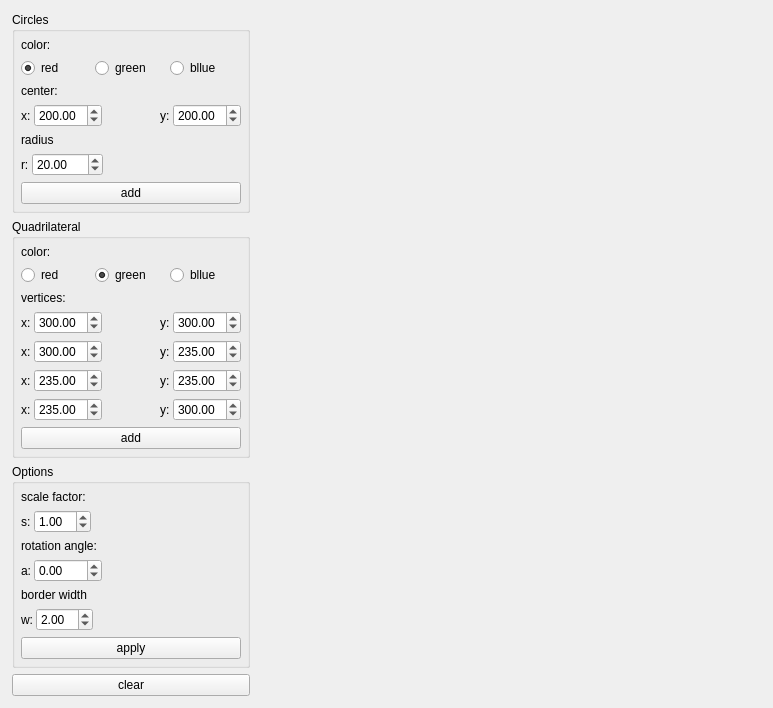
<?xml version="1.0" encoding="UTF-8"?>
<ui version="4.0">
 <class>MainWindow</class>
 <widget class="QMainWindow" name="MainWindow">
  <property name="geometry">
   <rect>
    <x>0</x>
    <y>0</y>
    <width>773</width>
    <height>669</height>
   </rect>
  </property>
  <property name="windowTitle">
   <string>MainWindow</string>
  </property>
  <widget class="QWidget" name="centralWidget">
   <layout class="QHBoxLayout" name="horizontalLayout">
    <property name="leftMargin">
     <number>6</number>
    </property>
    <property name="topMargin">
     <number>6</number>
    </property>
    <property name="rightMargin">
     <number>6</number>
    </property>
    <property name="bottomMargin">
     <number>6</number>
    </property>
    <item>
     <widget class="QWidget" name="panel" native="true">
      <property name="minimumSize">
       <size>
        <width>250</width>
        <height>0</height>
       </size>
      </property>
      <property name="maximumSize">
       <size>
        <width>250</width>
        <height>16777215</height>
       </size>
      </property>
      <layout class="QVBoxLayout" name="verticalLayout_3">
       <property name="leftMargin">
        <number>6</number>
       </property>
       <property name="topMargin">
        <number>6</number>
       </property>
       <property name="rightMargin">
        <number>6</number>
       </property>
       <property name="bottomMargin">
        <number>6</number>
       </property>
       <item>
        <widget class="QGroupBox" name="circles">
         <property name="title">
          <string>Circles</string>
         </property>
         <layout class="QVBoxLayout" name="verticalLayout_4">
          <property name="leftMargin">
           <number>6</number>
          </property>
          <property name="topMargin">
           <number>6</number>
          </property>
          <property name="rightMargin">
           <number>6</number>
          </property>
          <property name="bottomMargin">
           <number>6</number>
          </property>
          <item>
           <widget class="QLabel" name="label_5">
            <property name="text">
             <string>color:</string>
            </property>
           </widget>
          </item>
          <item>
           <layout class="QHBoxLayout" name="horizontalLayout_2">
            <property name="spacing">
             <number>3</number>
            </property>
            <item>
             <widget class="QRadioButton" name="rbRedCircle">
              <property name="text">
               <string>red</string>
              </property>
              <property name="checked">
               <bool>true</bool>
              </property>
             </widget>
            </item>
            <item>
             <widget class="QRadioButton" name="rbGreenCircle">
              <property name="text">
               <string>green</string>
              </property>
             </widget>
            </item>
            <item>
             <widget class="QRadioButton" name="rbBlueCircle">
              <property name="text">
               <string>bllue</string>
              </property>
             </widget>
            </item>
           </layout>
          </item>
          <item>
           <widget class="QLabel" name="label">
            <property name="text">
             <string>center:</string>
            </property>
           </widget>
          </item>
          <item>
           <layout class="QHBoxLayout" name="horizontalLayout_4">
            <property name="spacing">
             <number>3</number>
            </property>
            <item>
             <widget class="QLabel" name="label_2">
              <property name="text">
               <string>x:</string>
              </property>
             </widget>
            </item>
            <item>
             <widget class="QDoubleSpinBox" name="dsbCenterX">
              <property name="minimum">
               <double>-999.000000000000000</double>
              </property>
              <property name="maximum">
               <double>999.990000000000009</double>
              </property>
              <property name="singleStep">
               <double>25.000000000000000</double>
              </property>
              <property name="value">
               <double>200.000000000000000</double>
              </property>
             </widget>
            </item>
            <item>
             <spacer name="horizontalSpacer">
              <property name="orientation">
               <enum>Qt::Horizontal</enum>
              </property>
              <property name="sizeHint" stdset="0">
               <size>
                <width>40</width>
                <height>20</height>
               </size>
              </property>
             </spacer>
            </item>
            <item>
             <widget class="QLabel" name="label_3">
              <property name="text">
               <string>y:</string>
              </property>
             </widget>
            </item>
            <item>
             <widget class="QDoubleSpinBox" name="dsbCenterY">
              <property name="minimum">
               <double>-999.000000000000000</double>
              </property>
              <property name="maximum">
               <double>999.990000000000009</double>
              </property>
              <property name="singleStep">
               <double>25.000000000000000</double>
              </property>
              <property name="value">
               <double>200.000000000000000</double>
              </property>
             </widget>
            </item>
           </layout>
          </item>
          <item>
           <widget class="QLabel" name="label_4">
            <property name="text">
             <string>radius</string>
            </property>
           </widget>
          </item>
          <item>
           <layout class="QHBoxLayout" name="horizontalLayout_3">
            <property name="spacing">
             <number>3</number>
            </property>
            <item>
             <widget class="QLabel" name="label_6">
              <property name="text">
               <string>r:</string>
              </property>
             </widget>
            </item>
            <item>
             <widget class="QDoubleSpinBox" name="dsbRadius">
              <property name="minimum">
               <double>1.000000000000000</double>
              </property>
              <property name="maximum">
               <double>1000.000000000000000</double>
              </property>
              <property name="singleStep">
               <double>5.000000000000000</double>
              </property>
              <property name="value">
               <double>20.000000000000000</double>
              </property>
             </widget>
            </item>
            <item>
             <spacer name="horizontalSpacer_2">
              <property name="orientation">
               <enum>Qt::Horizontal</enum>
              </property>
              <property name="sizeHint" stdset="0">
               <size>
                <width>40</width>
                <height>20</height>
               </size>
              </property>
             </spacer>
            </item>
           </layout>
          </item>
          <item>
           <widget class="QPushButton" name="btnAddCircle">
            <property name="text">
             <string>add</string>
            </property>
           </widget>
          </item>
         </layout>
        </widget>
       </item>
       <item>
        <widget class="QGroupBox" name="quadrilaterals">
         <property name="title">
          <string>Quadrilateral</string>
         </property>
         <layout class="QVBoxLayout" name="verticalLayout_2">
          <property name="leftMargin">
           <number>6</number>
          </property>
          <property name="topMargin">
           <number>6</number>
          </property>
          <property name="rightMargin">
           <number>6</number>
          </property>
          <property name="bottomMargin">
           <number>6</number>
          </property>
          <item>
           <widget class="QLabel" name="label_7">
            <property name="text">
             <string>color:</string>
            </property>
           </widget>
          </item>
          <item>
           <layout class="QHBoxLayout" name="horizontalLayout_5">
            <property name="spacing">
             <number>3</number>
            </property>
            <item>
             <widget class="QRadioButton" name="rbRedQuadrilateral">
              <property name="text">
               <string>red</string>
              </property>
              <property name="checked">
               <bool>false</bool>
              </property>
             </widget>
            </item>
            <item>
             <widget class="QRadioButton" name="rbGreenQuadrilateral">
              <property name="text">
               <string>green</string>
              </property>
              <property name="checked">
               <bool>true</bool>
              </property>
             </widget>
            </item>
            <item>
             <widget class="QRadioButton" name="rbBlueQuadrilateral">
              <property name="text">
               <string>bllue</string>
              </property>
             </widget>
            </item>
           </layout>
          </item>
          <item>
           <widget class="QLabel" name="label_8">
            <property name="text">
             <string>vertices:</string>
            </property>
           </widget>
          </item>
          <item>
           <layout class="QHBoxLayout" name="horizontalLayout_6">
            <property name="spacing">
             <number>3</number>
            </property>
            <item>
             <widget class="QLabel" name="label_9">
              <property name="text">
               <string>x:</string>
              </property>
             </widget>
            </item>
            <item>
             <widget class="QDoubleSpinBox" name="dsbVertex1X">
              <property name="minimum">
               <double>-999.000000000000000</double>
              </property>
              <property name="maximum">
               <double>999.000000000000000</double>
              </property>
              <property name="singleStep">
               <double>25.000000000000000</double>
              </property>
              <property name="value">
               <double>300.000000000000000</double>
              </property>
             </widget>
            </item>
            <item>
             <spacer name="horizontalSpacer_3">
              <property name="orientation">
               <enum>Qt::Horizontal</enum>
              </property>
              <property name="sizeHint" stdset="0">
               <size>
                <width>40</width>
                <height>20</height>
               </size>
              </property>
             </spacer>
            </item>
            <item>
             <widget class="QLabel" name="label_10">
              <property name="text">
               <string>y:</string>
              </property>
             </widget>
            </item>
            <item>
             <widget class="QDoubleSpinBox" name="dsbVertex1Y">
              <property name="minimum">
               <double>-999.000000000000000</double>
              </property>
              <property name="maximum">
               <double>999.000000000000000</double>
              </property>
              <property name="singleStep">
               <double>25.000000000000000</double>
              </property>
              <property name="value">
               <double>300.000000000000000</double>
              </property>
             </widget>
            </item>
           </layout>
          </item>
          <item>
           <layout class="QHBoxLayout" name="horizontalLayout_7">
            <property name="spacing">
             <number>3</number>
            </property>
            <item>
             <widget class="QLabel" name="label_11">
              <property name="text">
               <string>x:</string>
              </property>
             </widget>
            </item>
            <item>
             <widget class="QDoubleSpinBox" name="dsbVertex2X">
              <property name="minimum">
               <double>-999.000000000000000</double>
              </property>
              <property name="maximum">
               <double>999.000000000000000</double>
              </property>
              <property name="singleStep">
               <double>25.000000000000000</double>
              </property>
              <property name="value">
               <double>300.000000000000000</double>
              </property>
             </widget>
            </item>
            <item>
             <spacer name="horizontalSpacer_4">
              <property name="orientation">
               <enum>Qt::Horizontal</enum>
              </property>
              <property name="sizeHint" stdset="0">
               <size>
                <width>40</width>
                <height>20</height>
               </size>
              </property>
             </spacer>
            </item>
            <item>
             <widget class="QLabel" name="label_12">
              <property name="text">
               <string>y:</string>
              </property>
             </widget>
            </item>
            <item>
             <widget class="QDoubleSpinBox" name="dsbVertex2Y">
              <property name="minimum">
               <double>-999.000000000000000</double>
              </property>
              <property name="maximum">
               <double>999.000000000000000</double>
              </property>
              <property name="singleStep">
               <double>25.000000000000000</double>
              </property>
              <property name="value">
               <double>235.000000000000000</double>
              </property>
             </widget>
            </item>
           </layout>
          </item>
          <item>
           <layout class="QHBoxLayout" name="horizontalLayout_8">
            <property name="spacing">
             <number>3</number>
            </property>
            <item>
             <widget class="QLabel" name="label_13">
              <property name="text">
               <string>x:</string>
              </property>
             </widget>
            </item>
            <item>
             <widget class="QDoubleSpinBox" name="dsbVertex3X">
              <property name="minimum">
               <double>-999.000000000000000</double>
              </property>
              <property name="maximum">
               <double>999.000000000000000</double>
              </property>
              <property name="singleStep">
               <double>25.000000000000000</double>
              </property>
              <property name="value">
               <double>235.000000000000000</double>
              </property>
             </widget>
            </item>
            <item>
             <spacer name="horizontalSpacer_5">
              <property name="orientation">
               <enum>Qt::Horizontal</enum>
              </property>
              <property name="sizeHint" stdset="0">
               <size>
                <width>40</width>
                <height>20</height>
               </size>
              </property>
             </spacer>
            </item>
            <item>
             <widget class="QLabel" name="label_14">
              <property name="text">
               <string>y:</string>
              </property>
             </widget>
            </item>
            <item>
             <widget class="QDoubleSpinBox" name="dsbVertex3Y">
              <property name="minimum">
               <double>-999.000000000000000</double>
              </property>
              <property name="maximum">
               <double>999.000000000000000</double>
              </property>
              <property name="singleStep">
               <double>25.000000000000000</double>
              </property>
              <property name="value">
               <double>235.000000000000000</double>
              </property>
             </widget>
            </item>
           </layout>
          </item>
          <item>
           <layout class="QHBoxLayout" name="horizontalLayout_9">
            <property name="spacing">
             <number>3</number>
            </property>
            <item>
             <widget class="QLabel" name="label_15">
              <property name="text">
               <string>x:</string>
              </property>
             </widget>
            </item>
            <item>
             <widget class="QDoubleSpinBox" name="dsbVertex4X">
              <property name="minimum">
               <double>-999.000000000000000</double>
              </property>
              <property name="maximum">
               <double>999.000000000000000</double>
              </property>
              <property name="singleStep">
               <double>25.000000000000000</double>
              </property>
              <property name="value">
               <double>235.000000000000000</double>
              </property>
             </widget>
            </item>
            <item>
             <spacer name="horizontalSpacer_6">
              <property name="orientation">
               <enum>Qt::Horizontal</enum>
              </property>
              <property name="sizeHint" stdset="0">
               <size>
                <width>40</width>
                <height>20</height>
               </size>
              </property>
             </spacer>
            </item>
            <item>
             <widget class="QLabel" name="label_16">
              <property name="text">
               <string>y:</string>
              </property>
             </widget>
            </item>
            <item>
             <widget class="QDoubleSpinBox" name="dsbVertex4Y">
              <property name="minimum">
               <double>-999.000000000000000</double>
              </property>
              <property name="maximum">
               <double>999.000000000000000</double>
              </property>
              <property name="singleStep">
               <double>25.000000000000000</double>
              </property>
              <property name="value">
               <double>300.000000000000000</double>
              </property>
             </widget>
            </item>
           </layout>
          </item>
          <item>
           <widget class="QPushButton" name="btnAddQuadrilateral">
            <property name="text">
             <string>add</string>
            </property>
           </widget>
          </item>
         </layout>
        </widget>
       </item>
       <item>
        <widget class="QGroupBox" name="options">
         <property name="title">
          <string>Options</string>
         </property>
         <layout class="QVBoxLayout" name="verticalLayout">
          <property name="leftMargin">
           <number>6</number>
          </property>
          <property name="topMargin">
           <number>6</number>
          </property>
          <property name="rightMargin">
           <number>6</number>
          </property>
          <property name="bottomMargin">
           <number>6</number>
          </property>
          <item>
           <widget class="QLabel" name="label_17">
            <property name="text">
             <string>scale factor:</string>
            </property>
           </widget>
          </item>
          <item>
           <layout class="QHBoxLayout" name="horizontalLayout_10">
            <property name="spacing">
             <number>3</number>
            </property>
            <item>
             <widget class="QLabel" name="label_18">
              <property name="text">
               <string>s:</string>
              </property>
             </widget>
            </item>
            <item>
             <widget class="QDoubleSpinBox" name="dsbScale">
              <property name="minimum">
               <double>0.010000000000000</double>
              </property>
              <property name="maximum">
               <double>10.000000000000000</double>
              </property>
              <property name="singleStep">
               <double>0.010000000000000</double>
              </property>
              <property name="value">
               <double>1.000000000000000</double>
              </property>
             </widget>
            </item>
            <item>
             <spacer name="horizontalSpacer_7">
              <property name="orientation">
               <enum>Qt::Horizontal</enum>
              </property>
              <property name="sizeHint" stdset="0">
               <size>
                <width>40</width>
                <height>20</height>
               </size>
              </property>
             </spacer>
            </item>
           </layout>
          </item>
          <item>
           <widget class="QLabel" name="label_19">
            <property name="text">
             <string>rotation angle:</string>
            </property>
           </widget>
          </item>
          <item>
           <layout class="QHBoxLayout" name="horizontalLayout_11">
            <property name="spacing">
             <number>3</number>
            </property>
            <item>
             <widget class="QLabel" name="label_20">
              <property name="text">
               <string>a:</string>
              </property>
             </widget>
            </item>
            <item>
             <widget class="QDoubleSpinBox" name="dsbRotation">
              <property name="minimum">
               <double>-360.000000000000000</double>
              </property>
              <property name="maximum">
               <double>360.000000000000000</double>
              </property>
              <property name="singleStep">
               <double>5.000000000000000</double>
              </property>
              <property name="value">
               <double>0.000000000000000</double>
              </property>
             </widget>
            </item>
            <item>
             <spacer name="horizontalSpacer_8">
              <property name="orientation">
               <enum>Qt::Horizontal</enum>
              </property>
              <property name="sizeHint" stdset="0">
               <size>
                <width>40</width>
                <height>20</height>
               </size>
              </property>
             </spacer>
            </item>
           </layout>
          </item>
          <item>
           <widget class="QLabel" name="label_22">
            <property name="text">
             <string>border width</string>
            </property>
           </widget>
          </item>
          <item>
           <layout class="QHBoxLayout" name="horizontalLayout_12">
            <property name="spacing">
             <number>3</number>
            </property>
            <item>
             <widget class="QLabel" name="label_21">
              <property name="text">
               <string>w:</string>
              </property>
             </widget>
            </item>
            <item>
             <widget class="QDoubleSpinBox" name="dsbBorderWidth">
              <property name="minimum">
               <double>0.100000000000000</double>
              </property>
              <property name="maximum">
               <double>10.000000000000000</double>
              </property>
              <property name="singleStep">
               <double>0.500000000000000</double>
              </property>
              <property name="value">
               <double>2.000000000000000</double>
              </property>
             </widget>
            </item>
            <item>
             <spacer name="horizontalSpacer_9">
              <property name="orientation">
               <enum>Qt::Horizontal</enum>
              </property>
              <property name="sizeHint" stdset="0">
               <size>
                <width>40</width>
                <height>20</height>
               </size>
              </property>
             </spacer>
            </item>
           </layout>
          </item>
          <item>
           <widget class="QPushButton" name="btnApply">
            <property name="text">
             <string>apply</string>
            </property>
           </widget>
          </item>
         </layout>
        </widget>
       </item>
       <item>
        <widget class="QPushButton" name="btnClear">
         <property name="text">
          <string>clear</string>
         </property>
        </widget>
       </item>
      </layout>
     </widget>
    </item>
    <item>
     <widget class="Scene" name="scene" native="true">
      <property name="minimumSize">
       <size>
        <width>400</width>
        <height>400</height>
       </size>
      </property>
     </widget>
    </item>
   </layout>
  </widget>
 </widget>
 <layoutdefault spacing="6" margin="11"/>
 <customwidgets>
  <customwidget>
   <class>Scene</class>
   <extends>QWidget</extends>
   <header>scene.h</header>
   <container>1</container>
  </customwidget>
 </customwidgets>
 <resources/>
 <connections/>
</ui>
